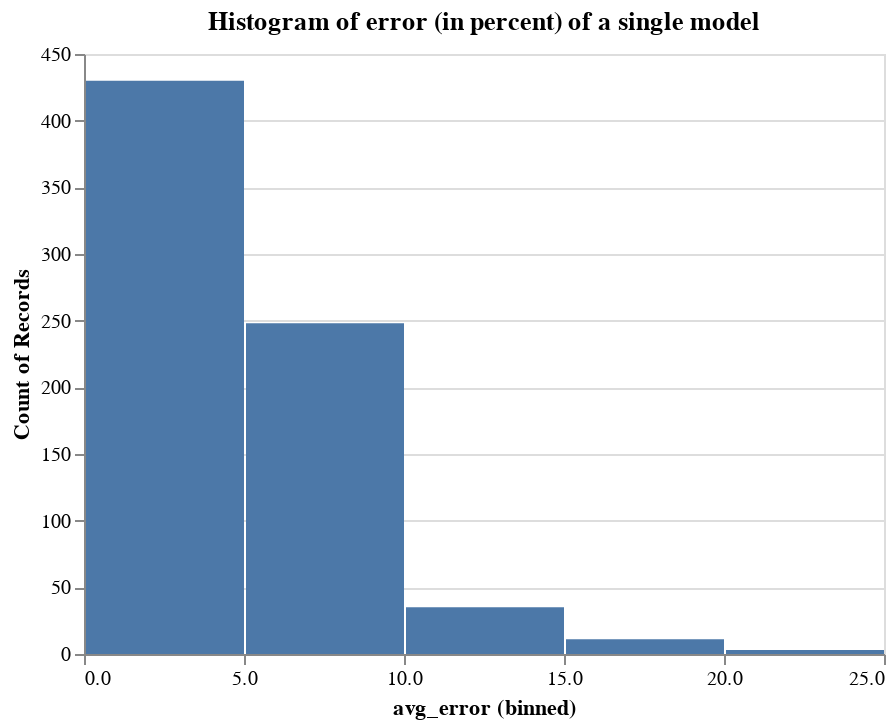

Notebook source saved alongside this figure:
### Code cell
alt.Chart(plotdf,title="Histogram of error (in percent) of a single model").mark_bar().encode(
    alt.X("avg_error:Q", bin=True),
    y='count()',
)

### Figure 1 — Vega-Lite specification as saved in the notebook (floating-point values rounded to 4 significant figures; data arrays with more than 128 entries replaced by an {"elided": "..."} marker saying what was removed)
{"$schema": "https://vega.github.io/schema/vega-lite/v2.4.3.json", "config": {"view": {"height": 300, "width": 400}}, "data": {"values": {"elided": "727 records"}}, "encoding": {"x": {"bin": true, "field": "avg_error", "type": "quantitative"}, "y": {"aggregate": "count", "type": "quantitative"}}, "mark": "bar", "title": "Histogram of error (in percent) of a single model"}
